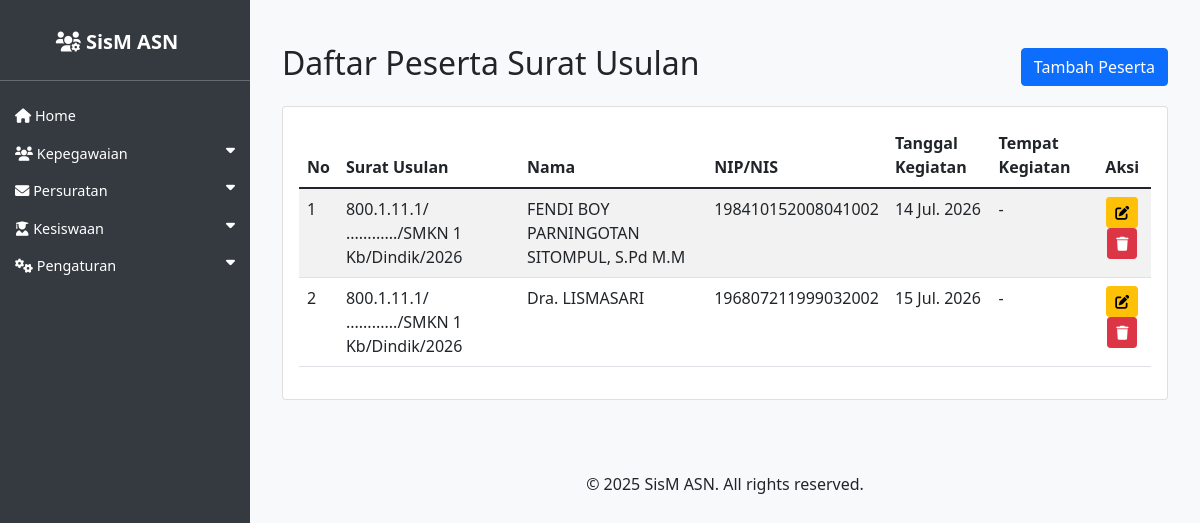
The app's page /asn/peserta-surat-usulan/, older data.
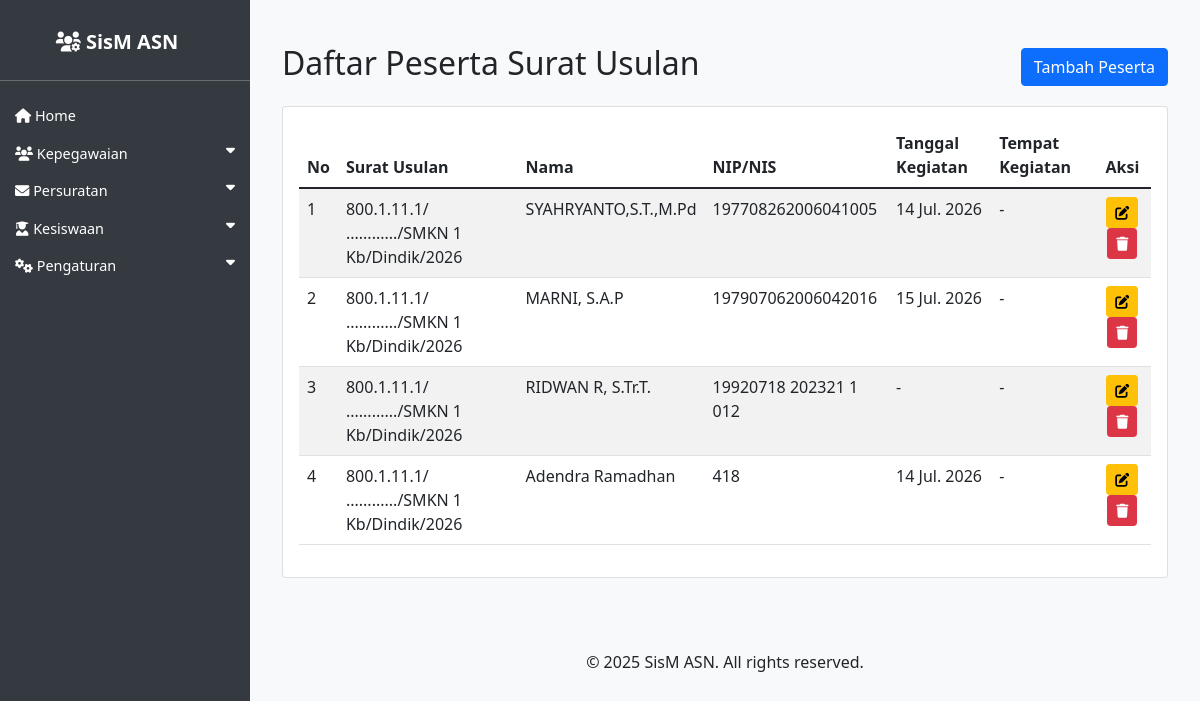
The same page, newer data.
### asn_app/models.py (models this page shows, shortened)
class PesertaSuratUsulan(models.Model):
    surat_usulan = models.ForeignKey(SuratUsulan, on_delete=models.CASCADE, related_name='peserta_surat_usulan')
    pegawai = models.ForeignKey(ASN, on_delete=models.SET_NULL, null=True, blank=True, verbose_name='Pegawai')
    siswa = models.ForeignKey('Siswa', on_delete=models.SET_NULL, null=True, blank=True, verbose_name='Siswa')
    tanggal_kegiatan = models.DateField(verbose_name='Tanggal Kegiatan', blank=True, null=True)
    tempat_kegiatan = models.CharField(max_length=255, verbose_name='Tempat Kegiatan', blank=True)
    class Meta:
        ordering = ['id']

class SuratUsulan(models.Model):
    kepada = models.CharField(max_length=255)
    dari = models.CharField(max_length=255)
    tanggal = models.DateField()
    nomor = models.CharField(max_length=255)
    sifat = models.CharField(max_length=255)
    lampiran = models.CharField(max_length=255)
    hal = models.CharField(max_length=255)
    dasar_surat = models.TextField(verbose_name='Dasar Surat')
    isi_surat = models.TextField(default='')
    penutup_surat = models.TextField()
    penanda_tangan = models.ForeignKey(ASN, on_delete=models.CASCADE, related_name='penanda_tangan_surat_usulan')
    kop_surat = models.ForeignKey(KopSurat, on_delete=models.CASCADE, null=True, blank=True)
    created_at = models.DateTimeField(auto_now_add=True)
    updated_at = models.DateTimeField(auto_now=True)

class ASN(models.Model):
    JENIS_KELAMIN_CHOICES = [
        ('L', 'Laki-laki'),
        ('P', 'Perempuan'),
    ]
    AGAMA_CHOICES = [
        ('ISLAM', 'Islam'),
        ('KRISTEN', 'Kristen'),
        ('KATOLIK', 'Katolik'),
        ('HINDU', 'Hindu'),
        ('BUDDHA', 'Buddha'),
        ('KONGHUCU', 'Konghucu'),
    ]
    nip = models.CharField(max_length=18, unique=True, null=True, blank=True)
    nama = models.CharField(max_length=100)
    tempat_lahir = models.CharField(max_length=50)
    tanggal_lahir = models.DateField()
    jenis_kelamin = models.CharField(max_length=1, choices=JENIS_KELAMIN_CHOICES)
    agama = models.CharField(max_length=10, choices=AGAMA_CHOICES)
    alamat = models.TextField()
    email = models.EmailField()
    telepon = models.CharField(max_length=15)
    jabatan = models.CharField(max_length=100)
    pangkat = models.CharField(max_length=50, null=True, blank=True)
    golongan = models.CharField(max_length=5, null=True, blank=True)
    nama_istri_suami = models.CharField(max_length=100, blank=True, null=True, verbose_name='Nama Istri/Suami')
    unit_kerja = models.CharField(max_length=100)
    foto = models.ImageField(upload_to='asn_fotos/', blank=True, null=True)
    created_at = models.DateTimeField(auto_now_add=True)
    updated_at = models.DateTimeField(auto_now=True)

class Siswa(models.Model):
    STATUS_CHOICES = [
        ('Aktif', 'Aktif'),
        ('Lulus', 'Lulus'),
        ('Keluar', 'Keluar'),
        ('DO', 'DO'),
    ]
    nama = models.CharField(max_length=100, null=True, blank=True)
    nis = models.CharField(max_length=20, null=True, blank=True)
    kelas = models.CharField(max_length=20)
    jurusan = models.CharField(max_length=50, null=True, blank=True)
    alamat = models.TextField(null=True, blank=True)
    no_hp = models.CharField(max_length=15, blank=True, null=True)
    nama_orang_tua = models.CharField(max_length=100, blank=True, null=True, verbose_name='Nama Orang Tua')
    foto = models.ImageField(upload_to='siswa_fotos/', blank=True, null=True)
    status = models.CharField(max_length=20, choices=STATUS_CHOICES, default='Aktif')

### asn_app/views.py (the view)
# urls.py: path('peserta-surat-usulan/', views.peserta_surat_usulan_list, name='peserta_surat_usulan_list'),
def peserta_surat_usulan_list(request):
    surat_usulan_id = request.GET.get('surat_usulan')
    peserta_list = PesertaSuratUsulan.objects.select_related('surat_usulan', 'pegawai').all().order_by('surat_usulan__tanggal', 'id')
    surat_usulan = None
    if surat_usulan_id:
        peserta_list = peserta_list.filter(surat_usulan_id=surat_usulan_id)
        surat_usulan = get_object_or_404(SuratUsulan, pk=surat_usulan_id)
    return render(request, 'asn_app/peserta_surat_usulan_list.html', {
        'peserta_list': peserta_list,
        'surat_usulan': surat_usulan,
    })

### asn_app/templates/asn_app/peserta_surat_usulan_list.html (shortened to what this page needs)
{% extends 'asn_app/base.html' %}
{% load indonesian_date_tags %}
{% block content %}
<div class="container mt-4">
    <div class="d-flex justify-content-between align-items-center mb-3">
        <h2>Daftar Peserta Surat Usulan</h2>
        <a href="{% url 'peserta_surat_usulan_create' %}?surat_usulan={{ surat_usulan.pk }}&next={{ request.get_full_path|urlencode }}" class="btn btn-primary">Tambah Peserta</a>
    </div>
    <div class="card">
        <div class="card-body">
            <table class="table table-striped table-hover">
                <thead>
                    <tr>
                        <th>No</th>
                        <th>Surat Usulan</th>
                        <th>Nama</th>
                        <th>NIP/NIS</th>
                        <th>Tanggal Kegiatan</th>
                        <th>Tempat Kegiatan</th>
                        <th class="text-center">Aksi</th>
                    </tr>
                </thead>
                <tbody>
                    {% for peserta in peserta_list %}
                    <tr>
                        <td>{{ forloop.counter }}</td>
                        <td>{{ peserta.surat_usulan.nomor }}</td>
                        <td>
                            {% if peserta.pegawai %}
                                {{ peserta.pegawai.nama }}
                            {% elif peserta.siswa %}
                                {{ peserta.siswa.nama }}
                            {% else %}
                                -
                            {% endif %}
                        </td>
                        <td>
                            {% if peserta.pegawai %}
                                {{ peserta.pegawai.nip }}
                            {% elif peserta.siswa %}
                                {{ peserta.siswa.nis|default:"-" }}
                            {% else %}
                                -
                            {% endif %}
                        </td>
                        <td>{{ peserta.tanggal_kegiatan|default:"-" }}</td>
                        <td>{{ peserta.tempat_kegiatan|default:"-" }}</td>
                        <td class="text-center">
                            <a href="{% url 'peserta_surat_usulan_update' peserta.pk %}?next={{ request.get_full_path|urlencode }}" class="btn btn-sm btn-warning"><i class="fas fa-edit"></i> </a>
                            <a href="{% url 'peserta_surat_usulan_delete' peserta.pk %}?next={{ request.get_full_path|urlencode }}" class="btn btn-sm btn-danger"><i class="fas fa-trash"></i> </a>
                        </td>
                    </tr>
                    {% empty %}
                    <tr>
                        <td colspan="7" class="text-center">Tidak ada data peserta surat usulan.</td>
                    </tr>
                    {% endfor %}
                </tbody>
            </table>
        </div>
    </div>
</div>
{% endblock %}

Row changes from the older to the newer data that the page shows:
changed PesertaSuratUsulan: pegawai.nama "FENDI BOY PARNINGOTAN SITOMPUL, S.Pd M.M" → "SYAHRYANTO,S.T.,M.Pd"; pegawai.nip "198410152008041002" → "197708262006041005"
changed PesertaSuratUsulan: pegawai.nama "Dra. LISMASARI" → "MARNI, S.A.P"; pegawai.nip "196807211999032002" → "197907062006042016"
added PesertaSuratUsulan: surat_usulan.nomor "800.1.11.1/ ............/SMKN 1 Kb/Dindik/2026", pegawai.nama "RIDWAN R, S.Tr.T.", pegawai.nip "19920718 202321 1 012", tanggal_kegiatan "-", tempat_kegiatan "-"
added PesertaSuratUsulan: surat_usulan.nomor "800.1.11.1/ ............/SMKN 1 Kb/Dindik/2026", siswa.nama "Adendra Ramadhan", siswa.nis "418", tanggal_kegiatan "14 Jul. 2026", tempat_kegiatan "-"
